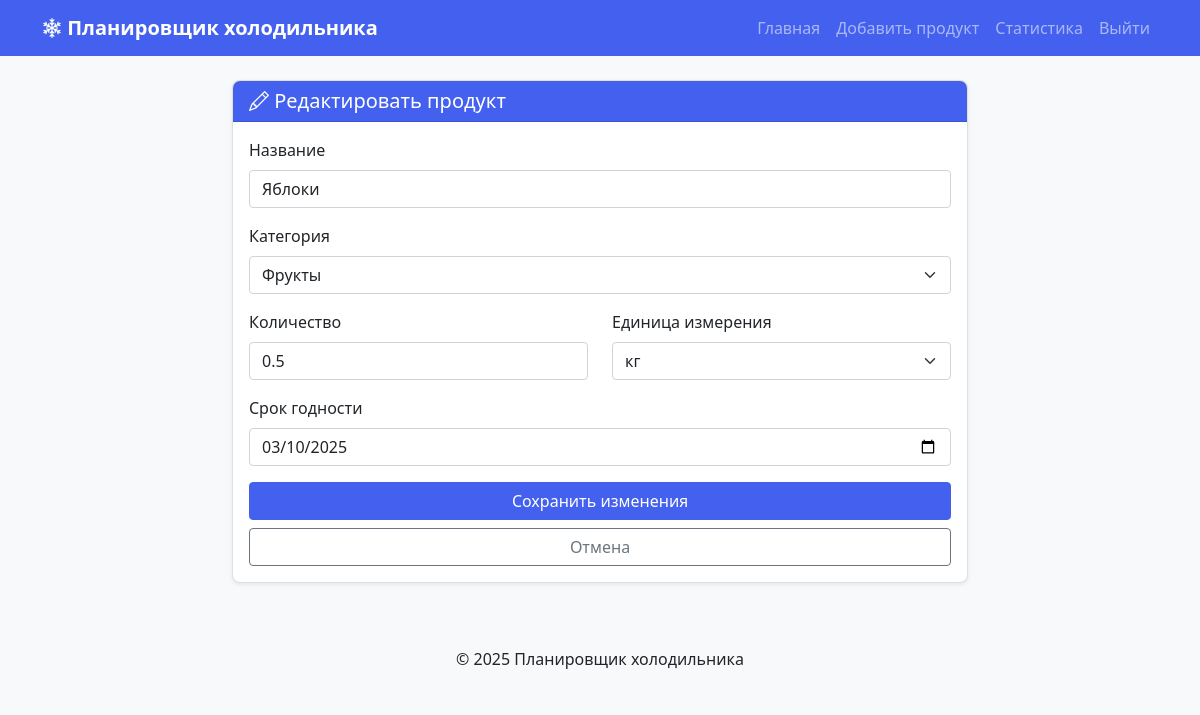
Screenshot of /edit_product/3 (signed in) with the database file from the repository.
### app/models.py (models this page shows, shortened)
class Product(db.Model):
    id = db.Column(db.Integer, primary_key=True)
    name = db.Column(db.String(100), nullable=False)
    category = db.Column(db.String(50), nullable=False)
    quantity = db.Column(db.Float, nullable=False)
    unit = db.Column(db.String(20), nullable=False)
    expiry_date = db.Column(db.DateTime, nullable=False)
    date_added = db.Column(db.DateTime, default=lambda: datetime.now(timezone.utc))
    user_id = db.Column(db.Integer, db.ForeignKey("user.id"), nullable=True)
    owner = db.relationship("User", backref=db.backref("products", lazy=True))
    from datetime import datetime, timezone

### app/routes.py (the view, shortened to what this page needs)
@main.route("/edit_product/<int:id>", methods=["GET", "POST"])
@login_required
def edit_product(id):
    product = Product.query.get_or_404(id)
    return render_template("edit_product.html", product=product)

### app/__init__.py (called while the page is built)
@login_manager.user_loader
def load_user(user_id):
    from app.models import User
    return User.query.get(int(user_id))

### app/templates/edit_product.html (shortened to what this page needs)
{% extends 'base.html' %}
{% block content %}
<div class="row justify-content-center">
    <div class="col-md-8">
        <div class="card shadow-sm">
            <div class="card-header bg-primary text-white">
                <h5 class="mb-0"><i class="bi bi-pencil"></i> Редактировать продукт</h5>
            </div>
            <div class="card-body">
                <form method="POST">
                    <div class="mb-3">
                        <label for="name" class="form-label">Название</label>
                        <input type="text" class="form-control" id="name" name="name" value="{{ product.name }}" required>
                    </div>
                    <div class="mb-3">
                        <label for="category" class="form-label">Категория</label>
                        <select class="form-select" id="category" name="category" required>
                            <option value="Фрукты" {% if product.category == 'Фрукты' %}selected{% endif %}>Фрукты</option>
                        </select>
                    </div>
                    <div class="row mb-3">
                        <div class="col-md-6">
                            <label for="quantity" class="form-label">Количество</label>
                            <input type="number" class="form-control" id="quantity" name="quantity" value="{{ product.quantity }}" min="0.1" step="0.1" required>
                        </div>
                        <div class="col-md-6">
                            <label for="unit" class="form-label">Единица измерения</label>
                            <select class="form-select" id="unit" name="unit" required>
                                <option value="кг" {% if product.unit == 'кг' %}selected{% endif %}>кг</option>
                            </select>
                        </div>
                    </div>
                    <div class="mb-3">
                        <label for="expiry_date" class="form-label">Срок годности</label>
                        <input type="date" class="form-control" id="expiry_date" name="expiry_date" value="{{ product.expiry_date.strftime('%Y-%m-%d') }}" required>
                    </div>
                    <div class="d-grid gap-2">
                        <button type="submit" class="btn btn-primary">Сохранить изменения</button>
                        <a href="{{ url_for('main.index') }}" class="btn btn-outline-secondary">Отмена</a>
                    </div>
                </form>
            </div>
        </div>
    </div>
</div>
{% endblock %}

### app/static/css/style.css (style rules this page uses)
body { background-color: #f8f9fa; font-family: 'Segoe UI', Tahoma, Geneva, Verdana, sans-serif; }
.card { border-radius: 0.5rem; overflow: hidden; transition: transform 0.3s ease, box-shadow 0.3s ease; }
.card-header { font-weight: 600; }
.btn-primary { background-color: #4361ee; border-color: #4361ee; }
.bg-primary { background-color: #4361ee !important; }
.card { animation: fadeIn 0.6s ease-out; }

### rows the page displays
Product: name "Яблоки", category "Фрукты", quantity "0.5", unit "кг", expiry_date "03/10/2025"
